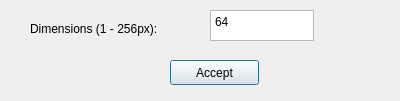
<?xml version="1.0" encoding="UTF-8"?>
<ui version="4.0">
 <class>sizeSelectionWindow</class>
 <widget class="QDialog" name="sizeSelectionWindow">
  <property name="geometry">
   <rect>
    <x>0</x>
    <y>0</y>
    <width>400</width>
    <height>101</height>
   </rect>
  </property>
  <property name="windowTitle">
   <string>Dialog</string>
  </property>
  <widget class="QLabel" name="label">
   <property name="geometry">
    <rect>
     <x>30</x>
     <y>20</y>
     <width>171</width>
     <height>17</height>
    </rect>
   </property>
   <property name="text">
    <string>Dimensions (1 - 256px):</string>
   </property>
  </widget>
  <widget class="QPushButton" name="acceptButton">
   <property name="geometry">
    <rect>
     <x>170</x>
     <y>60</y>
     <width>89</width>
     <height>25</height>
    </rect>
   </property>
   <property name="text">
    <string>Accept</string>
   </property>
  </widget>
  <widget class="QPlainTextEdit" name="plainTextEdit">
   <property name="geometry">
    <rect>
     <x>210</x>
     <y>10</y>
     <width>104</width>
     <height>31</height>
    </rect>
   </property>
   <property name="plainText">
    <string>64</string>
   </property>
  </widget>
 </widget>
 <resources/>
 <connections/>
</ui>
